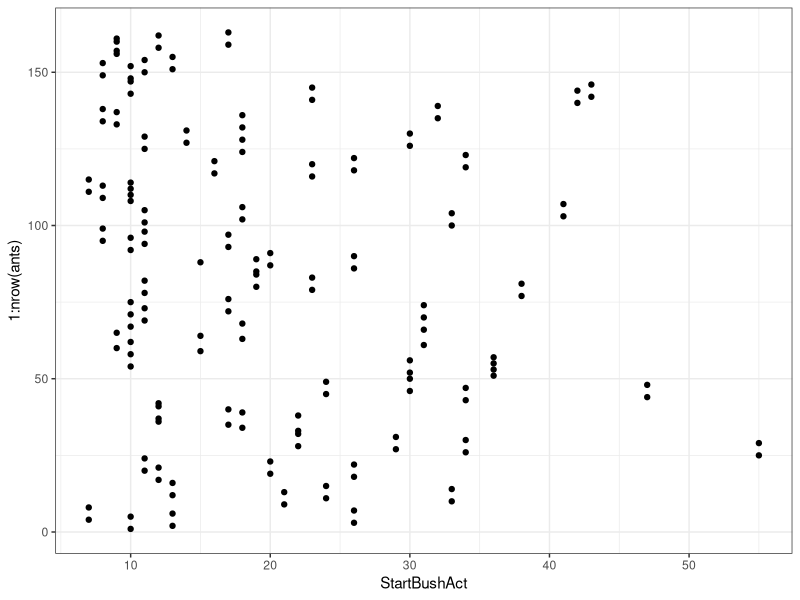
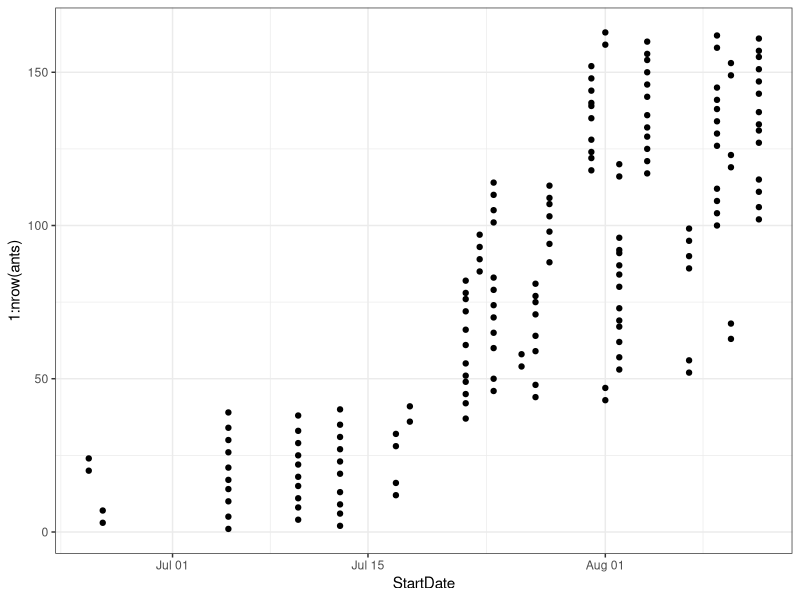
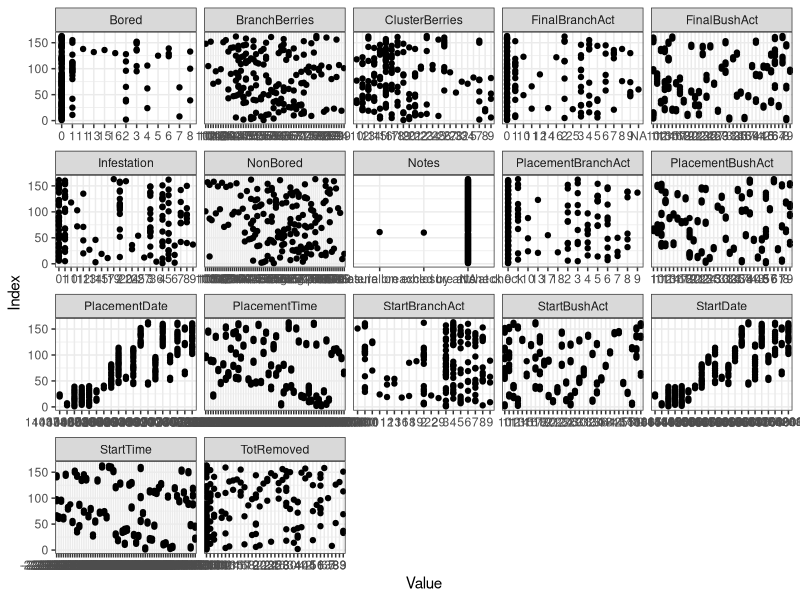

Here is the R script that generated these plots, in order:
## Муравьи и кофейные бурильщики #################

# Кофейный бурильщик [_Hypothenemus hampei_](https://ru.wikipedia.org/wiki/Hypothenemus_hampei) --- важный вредитель на кофейных плантациях по всему миру. Чтобы бороться с этим жуком в Центральной Америке используют муравья [_Azteca sericeasur_](https://www.antweb.org/description.do?rank=species&genus=Azteca&name=sericeasur&project=worldants). В статье Morris et al. (2015) описан эксперимент, который позволяет оценить насколько эффективен такой метод борьбы с вредителем.

# На ферме собрали всех жуков - потом их использовали, чтобы создать четыре разных уровня плотности кофейных жуков. На каждом участке выбрали несколько веток кофе. На каждой ветке кофе на один побег муравьи могли беспрепятственно проникать, а на соседнем побеге была установлена преграда, которая предотвращала доступ муравьев.
# Через сутки после начала эксперимента подсчитывали число сверлений кофейных жуков.

# Источник данных:
# Morris, J.R., Vandermeer, J. and Perfecto, I., 2015. A keystone ant species provides robust biological control of the coffee berry borer under varying pest densities. PloS one, 10(11), p.e0142850.

# Файл:

# Morris_2015_Ants.xlsx

# Переменные:

# - Site -
# + Treatment - плотность жуков (4 градации)
# - StartDate -
# - StartTime -
# - StartBushAct -
# - StartBranchAct - начальная активность муравьев на ветке
# - Bored -
# - NonBored -
# + BranchBerries - число ягод на ветке
# = TotRemoved - общее число удаленных во время подготовки ягод
# = Cluster Berries - суммарное число кластеров ягод на ближайших ветвях
# - PlacementDate -
# - PlacementTime -
# - PlacementBushAct -
# - PlacementBranchAct -
# - FinalBushAct -
# - FinalBranchAct - разница числа кофейных жуков между побегами на ветке
# + Infestation - число кофейных жуков, просверливших плоды кофе на данном побеге через 24 часа
# + Branch - доступ муравьев (0, 1)

library(readxl)
library(ggplot2)
theme_set(theme_bw() + theme(legend.key = element_blank()))
update_geom_defaults("point", list(shape = 19))
library(car)
library(dplyr)
library(tidyr)
library(lme4)
# library(sjstats)

stand <- function(x) {
  (x - mean(x, na.rm = TRUE)) / sd(x, na.rm = TRUE)
}


## Подготовка данных ####
ants <- read_excel("data/Morris_2015_Ants.xlsx", sheet = "Data", na = "NA")
str(ants)

# Переименовываем переменные
colnames(ants)[c(10, 12)] <- c("BranchBerries", "ClusterBerries")

# поправляем типы данных
ants$Site <- factor(ants$Site)
ants$Branch <- factor(ants$Branch)
ants$Treatment <- factor(ants$Treatment)

# Пропущенные значения
colSums(is.na(ants))
# Удаляем
ants <- ants[!is.na(ants$TotRemoved), ]
colSums(is.na(ants))

# Численность групп по факторам
table(ants$Branch)
table(ants$Site, ants$Treatment)

# Есть ли наблюдения-выбросы? строим dot-plot
dotplot <- ggplot(ants, aes(y = 1:nrow(ants))) +
  geom_point()
dotplot + aes(x = StartBushAct)
dotplot + aes(x = StartDate)

# Сразу много дот-плотов
ants %>%
  mutate(Index = row_number()) %>%
  gather(key = Variable, value = Value,
         -c(Index, Site, Treatment, Branch))  %>%
  ggplot(., aes(x = Value, y = Index)) +
  geom_point() +
  facet_wrap(~ Variable, scales = "free_x")
# выбросов нет

## Сколько нулей?
sum(ants$Infestation == 0)/nrow(ants)
# нулей мало

## Трансформация данных
ants <- ants %>% mutate(
  StartBranchAct_std = stand(StartBranchAct),
  BranchBerries_std = stand(BranchBerries),
  ClusterBerries_std = stand(ClusterBerries),
  TotRemoved_std = stand(TotRemoved)
)

# Проверка на колинеарность
M <- lm(Infestation ~ Treatment + Branch + StartBranchAct_std + BranchBerries_std + ClusterBerries_std + TotRemoved_std, data = ants)
vif(M)

## Модель из статьи ##############################

# # Модель, составленная по описанию из статьи у
# меня не сходится.

# Как бороться за сходимость модели?
# https://rstudio-pubs-static.s3.amazonaws.com/33653_57fc7b8e5d484c909b615d8633c01d51.html

M <- glmer(Infestation ~ Treatment * Branch +
             StartBranchAct + BranchBerries +
             ClusterBerries + TotRemoved + (1|Site),
           data = ants, family = "poisson")
# С ней можно повозиться, но мы
# этого делать не будем.

## Задание #######################################

# Постройте модель зависимости заражения кофейным
# бурильщиком от плотности жуков, доступа
# муравьев и их взаимодействия, с учетом ковариат
# (начальной активности муравьев на ветке и общего числа ягод).



